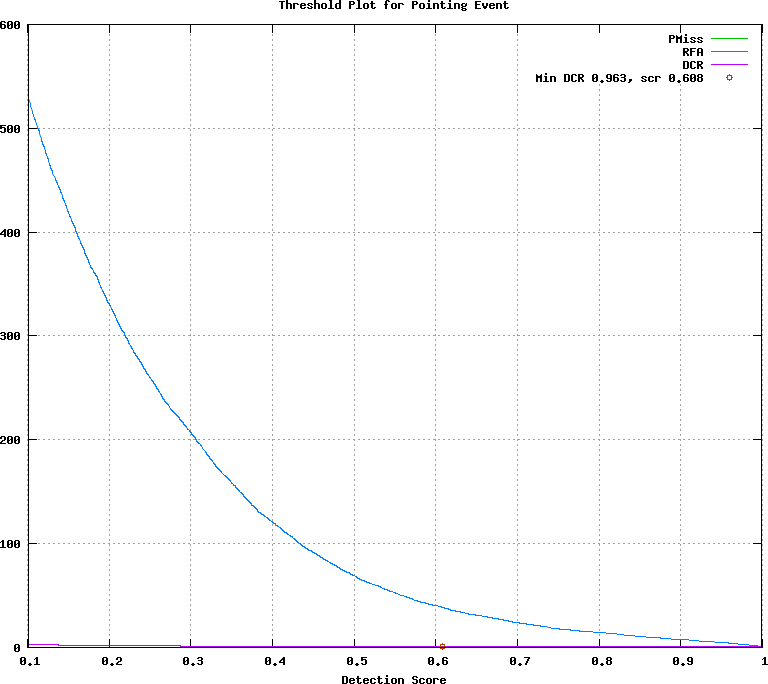

Recreate this plot in gnuplot.
## GNUPLOT command file
set terminal postscript color
set style data lines
set title 'Threshold Plot for Pointing Event'
set xlabel 'Detection Score'
set grid
set size ratio 0.85
plot [0.101000:0.999000]  \
  'test.det.Pointing_Event.dat.1' using 1:4 title 'PMiss' with lines lt 2, \
  'test.det.Pointing_Event.dat.1' using 1:5 title 'RFA' with lines lt 3, \
  'test.det.Pointing_Event.dat.1' using 1:6 title 'DCR' with lines lt 4, \
  'test.det.Pointing_Event.dat.2' using 1:2 title 'Min DCR 0.963, scr 0.608' with points lt 6
